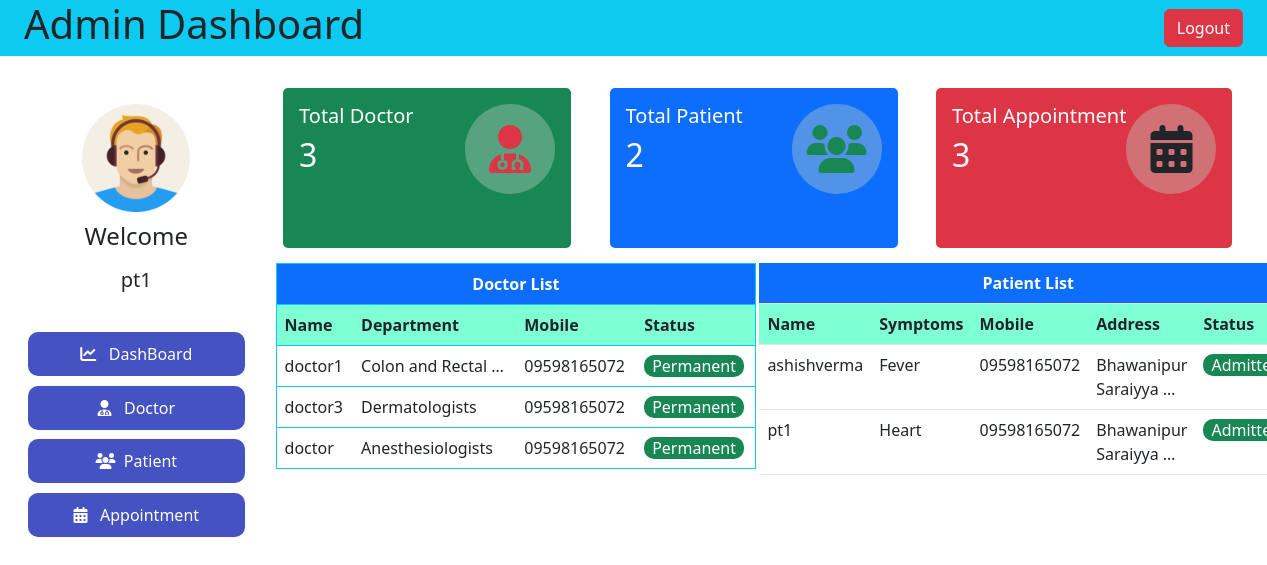
/admin-dash/ (signed in), run on the app's committed database.
### hospital/models.py (models this page shows, shortened)
class Doctor(models.Model):
    user = models.OneToOneField(User, on_delete=models.CASCADE)
    profile_pic = models.ImageField(
        upload_to='profile_pic/DoctorProfilePic/', null=True, blank=True)
    address = models.CharField(max_length=40)
    mobile = models.CharField(max_length=20, null=True)
    department = models.CharField(
        max_length=50, choices=departments, default='Cardiologist')
    status = models.BooleanField(default=False)

class Patient(models.Model):
    user = models.OneToOneField(User, on_delete=models.CASCADE)
    profile_pic = models.ImageField(
        upload_to='profile_pic/PatientProfilePic/', null=True, blank=True)
    address = models.CharField(max_length=40)
    mobile = models.CharField(max_length=20, null=False)
    symptoms = models.CharField(max_length=100, null=False)
    assignedDoctorId = models.PositiveIntegerField(null=True)
    admitDate = models.DateField(auto_now=True)
    status = models.BooleanField(default=False)

### hospital/views.py (the view)
# urls.py: path('admin-dash/',ViewAdminDashboard,name='admindashboard'),
@login_required(login_url='adminlogin')
def ViewAdminDashboard(request):
    doctors = Doctor.objects.all()
    doctorNum = Doctor.objects.all().count()
    patients= Patient.objects.all()
    patientNum = Patient.objects.all().count()
    return render(request,'hospital/adminDashboard.html',locals())

### templates/hospital/adminDashboard.html (shortened to what this page needs)
{% load static %}
<!DOCTYPE html>
<html lang="en">
  <head>
    <link rel="stylesheet" href="{% static 'hospital/css/admin.css' %}" />
    <link
      rel="stylesheet"
      href="{% static 'hospital/css/admin-responsive.css' %}"
    />
    <link
      href="https://cdn.jsdelivr.net/npm/bootstrap@5.3.0/dist/css/bootstrap.min.css"
      rel="stylesheet"
    />
    <link
      href="https://cdn.jsdelivr.net/npm/bootstrap@5.3.0/dist/css/bootstrap.min.css"
      rel="stylesheet"
    />
  </head>
  <body>
    <nav class="bg-info d-flex justify-content-between align-items-center px-4">
      <h1>Admin Dashboard</h1>
      <a href="{% url 'logout' %}"><button class="btn btn-danger">Logout</button></a>
    </nav>
    <div class="container-fluid admin">
      <div class="admin-left">
        <div>
          <img src="{% static 'hospital/images/adminpropic.png' %}" alt="" />
          <h4>Welcome</h4>
          <h5>{{request.user}}</h5>
        </div>
        <div>
          <a href="{% url 'admindashboardMain' %}"
            ><button class="active">
              <i class="fa-solid fa-chart-line"></i> &nbsp; DashBoard
            </button></a
          >
          <a href="{% url 'admindashboardDoctor'%}">
            <button>
              <i class="fa-solid fa-user-doctor"></i> &nbsp; Doctor
            </button></a
          >
          <a href="{% url 'admindashboardPatient'%}">
            <button><i class="fa-solid fa-users"></i>&nbsp; Patient</button></a
          >
          <a href="{% url 'admindashboardApppintment' %}"
            ><button>
              <i class="fa-solid fa-calendar-days"></i> &nbsp; Appointment
            </button></a
          >
        </div>
      </div>
      <div class="admin-right">
        {% block adminDashBoard %}
        <div class="admin-card">
          <div class="cards bg-success text-white">
            <div>
              <h5>Total Doctor</h5>
              <h2>{{doctorNum}}</h2>
            </div>
            <div class="admin-icons text-danger">
              <i class="fa-solid fa-user-doctor"></i>
            </div>
          </div>
          <div class="cards bg-primary text-white">
            <div>
              <h5>Total Patient</h5>
              <h2>{{patientNum}}</h2>
            </div>
            <div class="admin-icons text-success">
              <i class="fa-solid fa-users"></i>
            </div>
          </div>
          <div class="cards bg-danger text-white">
            <div>
              <h5>Total Appointment</h5>
              <h2>{{doctorNum}}</h2>
            </div>
            <div class="admin-icons text-dark">
              <i class="fa-solid fa-calendar-days"></i>
            </div>
          </div>
        </div>
        <div class="all-list">
          <div>
            <table class="table border-info border">
              <tr>
                <th colspan="4" class="text-center bg-primary text-white">
                  Doctor List
                </th>
              </tr>
              <tr>
                <th>Name</th>
                <th>Department</th>
                <th>Mobile</th>
                <th>Status</th>
              </tr>
              {% for doctor in doctors %}
              <tr>
                <td>{{doctor.user.username}}</td>
                <td>{{doctor.department |truncatewords:3}}</td>
                <td>{{doctor.mobile}}</td>
                <td>
                  {% if doctor.status %}
                  <span class="bg-success px-2" style="border-radius: 10px"
                    >Permanent</span
                  >
                  {% else %}
                  <span class="bg-danger px-2" style="border-radius: 10px"
                    >On hold</span
                  >
                  {% endif %}
                </td>
              </tr>
              {% endfor %}
            </table>
          </div>
          <div>
            <table class="table">
              <tr>
                <th colspan="5" class="text-center bg-primary text-white">
                  Patient List
                </th>
              </tr>
              <tr>
                <th>Name</th>
                <th>Symptoms</th>
                <th>Mobile</th>
                <th>Address</th>
                <th>Status</th>
              </tr>
              {% for patient in patients %}
              <tr>
                <td>{{patient.user.username}}</td>
                <td>{{patient.symptoms}}</td>
                <td>{{patient.mobile}}</td>
                <td>{{patient.address |truncatewords:2}}</td>
                <td>
                  {% if patient.status %}
                  <span class="bg-success px-2" style="border-radius: 10px"
                    >Admitted</span
                  >
                  {% else %}
                  <span class="bg-danger px-2" style="border-radius: 10px"
                    >On hold</span
                  >
                  {% endif %}
                </td>
              </tr>
              {% endfor %}
            </table>
          </div>
        </div>
        {% endblock adminDashBoard %}
      </div>
    </div>
  </body>
</html>

### static/hospital/css/admin.css (style rules this page uses)
.admin { display: flex; margin-top: 2rem; }
.admin-left { width: 20%; height: 100vh; }
.admin-left > div { width: 100%; display: flex; flex-direction: column; align-items: center; padding: 1rem; gap: .6rem; }
.admin-left>div a { width: 100%; }
.admin-left button { width: 100%; padding: 10px; font-weight: 500; background-color: rgba(13, 30, 175, 0.764); color: white; border-radius: 10px; border: 0; }
.admin-left img { width: 50%; object-fit: cover; }
.admin-right { width: 80%; height: 100vh; }
.admin-card { width: 100%; display: flex; flex-wrap: wrap; gap: 1rem; justify-content: space-evenly; }
.cards { min-width: 18rem; border-radius: 5px; height: 10rem; padding: 1rem; display: flex; justify-content: space-between; }
.admin-icons { height: 90px; width: 90px; display: flex; justify-content: center; align-items: center; color: white; background-color: rgba(189, 205, 192, 0.387); border-radius: 50%; font-size: 3rem; }
.all-list { width: 100%; display: flex; justify-content: space-between; padding: 15px; }
.all-list>div { width: calc(50% - .1rem); }
.all-list>div span { color: white; }
th { background-color: aquamarine !important; }
tr:nth-child(even) { background-color: rgba(127, 255, 212, 0.346) !important; }
tr:nth-child(even) { background-color: red; }

### data on the page
Doctor: user.username "doctor1", department "Colon and Rectal …", mobile "09598165072", status "Permanent"
Doctor: user.username "doctor3", department "Dermatologists", mobile "09598165072", status "Permanent"
Doctor: user.username "doctor", department "Anesthesiologists", mobile "09598165072", status "Permanent"
Patient: user.username "ashishverma", symptoms "Fever", mobile "09598165072", address "Bhawanipur Saraiyya …", status "Admitted"
Patient: user.username "pt1", symptoms "Heart", mobile "09598165072", address "Bhawanipur Saraiyya …", status "Admitted"

### other printed values
{{ request.user }} "pt1"
{{ doctorNum }} "3"
{{ patientNum }} "2"
